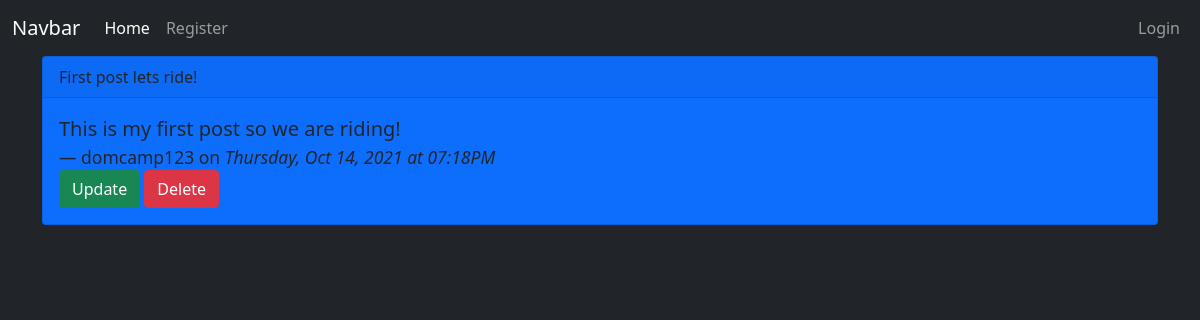
/posts/7, run on the app's committed database.
### app/models.py (models this page shows, shortened)
class Post(db.Model):
    id = db.Column(db.Integer, primary_key=True)
    title = db.Column(db.String(200))
    content = db.Column(db.String(300))
    date_created = db.Column(db.DateTime, nullable=False, default=datetime.utcnow)
    user_id = db.Column(db.Integer, db.ForeignKey('user.id'), nullable=False)

class User(db.Model, UserMixin):
    id = db.Column(db.Integer, primary_key=True)
    username = db.Column(db.String(150), nullable=False, unique=True)
    email = db.Column(db.String(150), nullable=False, unique=True)
    password = db.Column(db.String(256), nullable=False)
    posts = db.relationship('Post', backref='author', lazy=True)

### app/routes.py (the view)
@app.route('/posts/<int:post_id>')
def post_detail(post_id):
    post = Post.query.get_or_404(post_id)
    return render_template('post_detail.html', post=post)

### app/templates/post_detail.html
{% extends 'base.html' %}
{% block content %}
    <div class="card bg-primary text-dark">
        <div class="card-header">
        {{ post.title }}
        </div>
        <div class="card-body">
            <blockquote class="blockquote mb-0">
                <p>{{ post.content }}</p>
                <footer class="blockquote-footer text-dark">{{ post.author.username }} on <cite title="Source Title">
                    {{ post.date_created.strftime('%A, %b %d, %Y at %I:%M%p') }}
                </cite></footer>
            </blockquote>
            <a href="#" class="btn btn-success">Update</a>
            <a href="#" class="btn btn-danger">Delete</a>
        </div>
    </div>
{% endblock content %}

### data on the page
Post: title "First post lets ride!", content "This is my first post so we are riding!", date_created "Thursday, Oct 14, 2021 at 07:18PM"
User: author.username "domcamp123"
